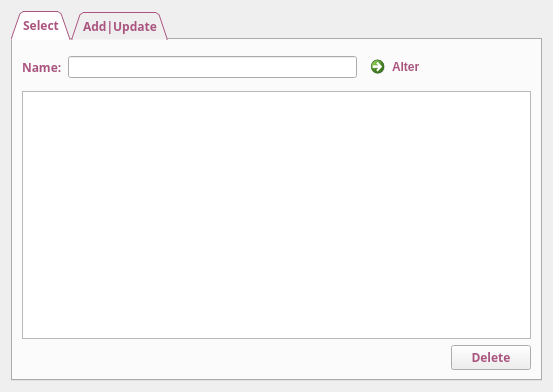
<?xml version="1.0" encoding="UTF-8"?>
<ui version="4.0">
 <class>Contacts</class>
 <widget class="QWidget" name="Contacts">
  <property name="geometry">
   <rect>
    <x>0</x>
    <y>0</y>
    <width>553</width>
    <height>392</height>
   </rect>
  </property>
  <property name="windowTitle">
   <string>Form</string>
  </property>
  <layout class="QHBoxLayout" name="horizontalLayout_3">
   <item>
    <widget class="QTabWidget" name="tabWidget">
     <property name="font">
      <font>
       <family>微软雅黑</family>
       <weight>75</weight>
       <bold>true</bold>
       <underline>false</underline>
      </font>
     </property>
     <property name="autoFillBackground">
      <bool>true</bool>
     </property>
     <property name="styleSheet">
      <string notr="true">color:rgb(170, 85, 127)</string>
     </property>
     <property name="tabPosition">
      <enum>QTabWidget::North</enum>
     </property>
     <property name="tabShape">
      <enum>QTabWidget::Triangular</enum>
     </property>
     <property name="currentIndex">
      <number>0</number>
     </property>
     <widget class="QWidget" name="tab">
      <attribute name="title">
       <string>Select</string>
      </attribute>
      <layout class="QHBoxLayout" name="horizontalLayout_5">
       <item>
        <layout class="QVBoxLayout" name="verticalLayout_2">
         <item>
          <layout class="QHBoxLayout" name="horizontalLayout">
           <item>
            <widget class="QLabel" name="label_5">
             <property name="font">
              <font>
               <family>微软雅黑</family>
               <weight>75</weight>
               <bold>true</bold>
              </font>
             </property>
             <property name="text">
              <string>Name:</string>
             </property>
            </widget>
           </item>
           <item>
            <widget class="QLineEdit" name="lineEdit"/>
           </item>
           <item>
            <widget class="QCommandLinkButton" name="commandLinkButton">
             <property name="font">
              <font>
               <family>Segoe UI</family>
              </font>
             </property>
             <property name="text">
              <string>Alter</string>
             </property>
            </widget>
           </item>
          </layout>
         </item>
         <item>
          <widget class="QTableWidget" name="tableWidget"/>
         </item>
         <item>
          <layout class="QHBoxLayout" name="horizontalLayout_4">
           <item>
            <spacer name="horizontalSpacer">
             <property name="orientation">
              <enum>Qt::Horizontal</enum>
             </property>
             <property name="sizeHint" stdset="0">
              <size>
               <width>358</width>
               <height>20</height>
              </size>
             </property>
            </spacer>
           </item>
           <item>
            <widget class="QPushButton" name="pushButton">
             <property name="font">
              <font>
               <family>微软雅黑</family>
               <weight>75</weight>
               <bold>true</bold>
              </font>
             </property>
             <property name="text">
              <string>Delete</string>
             </property>
            </widget>
           </item>
          </layout>
         </item>
        </layout>
       </item>
      </layout>
     </widget>
     <widget class="QWidget" name="tab_2">
      <attribute name="title">
       <string>Add|Update</string>
      </attribute>
      <layout class="QVBoxLayout" name="verticalLayout">
       <item>
        <layout class="QFormLayout" name="formLayout">
         <item row="0" column="0">
          <widget class="QLabel" name="label">
           <property name="font">
            <font>
             <family>微软雅黑</family>
             <weight>75</weight>
             <bold>true</bold>
            </font>
           </property>
           <property name="text">
            <string>Name:</string>
           </property>
          </widget>
         </item>
         <item row="0" column="1">
          <widget class="QLineEdit" name="lineEdit_2"/>
         </item>
         <item row="1" column="0">
          <widget class="QLabel" name="label_2">
           <property name="font">
            <font>
             <family>微软雅黑</family>
             <weight>75</weight>
             <bold>true</bold>
            </font>
           </property>
           <property name="text">
            <string>Phone_Num:</string>
           </property>
          </widget>
         </item>
         <item row="1" column="1">
          <widget class="QLineEdit" name="lineEdit_3"/>
         </item>
         <item row="2" column="0">
          <widget class="QLabel" name="label_4">
           <property name="font">
            <font>
             <family>微软雅黑</family>
             <weight>75</weight>
             <bold>true</bold>
            </font>
           </property>
           <property name="text">
            <string>Site:</string>
           </property>
          </widget>
         </item>
         <item row="2" column="1">
          <widget class="QTextEdit" name="textEdit"/>
         </item>
         <item row="3" column="0">
          <widget class="QLabel" name="label_3">
           <property name="font">
            <font>
             <family>微软雅黑</family>
             <weight>75</weight>
             <bold>true</bold>
            </font>
           </property>
           <property name="text">
            <string>Birthday:</string>
           </property>
          </widget>
         </item>
         <item row="3" column="1">
          <widget class="QCalendarWidget" name="calendarWidget"/>
         </item>
        </layout>
       </item>
       <item>
        <layout class="QHBoxLayout" name="horizontalLayout_2">
         <item>
          <spacer name="horizontalSpacer_2">
           <property name="orientation">
            <enum>Qt::Horizontal</enum>
           </property>
           <property name="sizeHint" stdset="0">
            <size>
             <width>40</width>
             <height>20</height>
            </size>
           </property>
          </spacer>
         </item>
         <item>
          <widget class="QPushButton" name="pushButton_3">
           <property name="text">
            <string>Update</string>
           </property>
          </widget>
         </item>
         <item>
          <widget class="QPushButton" name="pushButton_2">
           <property name="text">
            <string>Save</string>
           </property>
          </widget>
         </item>
        </layout>
       </item>
      </layout>
     </widget>
    </widget>
   </item>
  </layout>
 </widget>
 <resources/>
 <connections/>
</ui>
